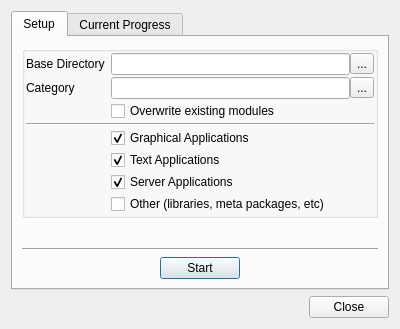
<?xml version="1.0" encoding="UTF-8"?>
<ui version="4.0">
 <class>BulkModuleDialog</class>
 <widget class="QDialog" name="BulkModuleDialog">
  <property name="geometry">
   <rect>
    <x>0</x>
    <y>0</y>
    <width>400</width>
    <height>308</height>
   </rect>
  </property>
  <property name="windowTitle">
   <string>EasyPBI: Bulk Creator</string>
  </property>
  <property name="windowIcon">
   <iconset resource="EasyPBI.qrc">
    <normaloff>:/png/icons/EasyPBIicon.png</normaloff>:/png/icons/EasyPBIicon.png</iconset>
  </property>
  <layout class="QVBoxLayout" name="verticalLayout">
   <item>
    <widget class="QTabWidget" name="tabWidget">
     <property name="currentIndex">
      <number>0</number>
     </property>
     <widget class="QWidget" name="tab_setup">
      <attribute name="icon">
       <iconset resource="EasyPBI.qrc">
        <normaloff>:/png/icons/config.png</normaloff>:/png/icons/config.png</iconset>
      </attribute>
      <attribute name="title">
       <string>Setup</string>
      </attribute>
      <layout class="QVBoxLayout" name="verticalLayout_3">
       <item>
        <widget class="QGroupBox" name="group_setup">
         <property name="title">
          <string/>
         </property>
         <layout class="QFormLayout" name="formLayout">
          <property name="verticalSpacing">
           <number>2</number>
          </property>
          <property name="margin">
           <number>1</number>
          </property>
          <item row="0" column="0">
           <widget class="QLabel" name="label">
            <property name="text">
             <string>Base Directory</string>
            </property>
           </widget>
          </item>
          <item row="0" column="1">
           <layout class="QHBoxLayout" name="horizontalLayout">
            <item>
             <widget class="QLineEdit" name="line_basedir">
              <property name="toolTip">
               <string>Base Directory in which to create modules</string>
              </property>
             </widget>
            </item>
            <item>
             <widget class="QToolButton" name="tool_getdir">
              <property name="text">
               <string>...</string>
              </property>
              <property name="icon">
               <iconset resource="EasyPBI.qrc">
                <normaloff>:/png/icons/search.png</normaloff>:/png/icons/search.png</iconset>
              </property>
             </widget>
            </item>
           </layout>
          </item>
          <item row="1" column="0">
           <widget class="QLabel" name="label_2">
            <property name="text">
             <string>Category</string>
            </property>
           </widget>
          </item>
          <item row="1" column="1">
           <layout class="QHBoxLayout" name="horizontalLayout_2">
            <item>
             <widget class="QLineEdit" name="line_category">
              <property name="toolTip">
               <string>Package category (will create/use this as module subdirectory)</string>
              </property>
             </widget>
            </item>
            <item>
             <widget class="QToolButton" name="tool_getcat">
              <property name="text">
               <string>...</string>
              </property>
              <property name="icon">
               <iconset resource="EasyPBI.qrc">
                <normaloff>:/png/icons/search.png</normaloff>:/png/icons/search.png</iconset>
              </property>
              <property name="popupMode">
               <enum>QToolButton::InstantPopup</enum>
              </property>
             </widget>
            </item>
           </layout>
          </item>
          <item row="2" column="1">
           <widget class="QCheckBox" name="check_overwrite">
            <property name="text">
             <string>Overwrite existing modules</string>
            </property>
           </widget>
          </item>
          <item row="4" column="1">
           <widget class="QCheckBox" name="check_graphical">
            <property name="text">
             <string>Graphical Applications</string>
            </property>
            <property name="checked">
             <bool>true</bool>
            </property>
           </widget>
          </item>
          <item row="5" column="1">
           <widget class="QCheckBox" name="check_text">
            <property name="text">
             <string>Text Applications</string>
            </property>
            <property name="checked">
             <bool>true</bool>
            </property>
           </widget>
          </item>
          <item row="6" column="1">
           <widget class="QCheckBox" name="check_server">
            <property name="text">
             <string>Server Applications</string>
            </property>
            <property name="checked">
             <bool>true</bool>
            </property>
           </widget>
          </item>
          <item row="3" column="0" colspan="2">
           <widget class="Line" name="line_2">
            <property name="orientation">
             <enum>Qt::Horizontal</enum>
            </property>
           </widget>
          </item>
          <item row="7" column="1">
           <widget class="QCheckBox" name="check_other">
            <property name="text">
             <string>Other (libraries, meta packages, etc)</string>
            </property>
           </widget>
          </item>
         </layout>
        </widget>
       </item>
       <item>
        <spacer name="verticalSpacer_2">
         <property name="orientation">
          <enum>Qt::Vertical</enum>
         </property>
         <property name="sizeHint" stdset="0">
          <size>
           <width>20</width>
           <height>40</height>
          </size>
         </property>
        </spacer>
       </item>
       <item>
        <widget class="Line" name="line">
         <property name="orientation">
          <enum>Qt::Horizontal</enum>
         </property>
        </widget>
       </item>
       <item>
        <layout class="QHBoxLayout" name="horizontalLayout_4">
         <item>
          <spacer name="horizontalSpacer_2">
           <property name="orientation">
            <enum>Qt::Horizontal</enum>
           </property>
           <property name="sizeHint" stdset="0">
            <size>
             <width>40</width>
             <height>20</height>
            </size>
           </property>
          </spacer>
         </item>
         <item>
          <widget class="QPushButton" name="push_start">
           <property name="text">
            <string>Start</string>
           </property>
           <property name="icon">
            <iconset resource="EasyPBI.qrc">
             <normaloff>:/png/icons/accept.png</normaloff>:/png/icons/accept.png</iconset>
           </property>
          </widget>
         </item>
         <item>
          <spacer name="horizontalSpacer_3">
           <property name="orientation">
            <enum>Qt::Horizontal</enum>
           </property>
           <property name="sizeHint" stdset="0">
            <size>
             <width>40</width>
             <height>20</height>
            </size>
           </property>
          </spacer>
         </item>
        </layout>
       </item>
      </layout>
     </widget>
     <widget class="QWidget" name="tab_run">
      <attribute name="title">
       <string>Current Progress</string>
      </attribute>
      <layout class="QVBoxLayout" name="verticalLayout_4">
       <item>
        <widget class="QLabel" name="label_status">
         <property name="text">
          <string notr="true">Current Progress</string>
         </property>
         <property name="alignment">
          <set>Qt::AlignCenter</set>
         </property>
        </widget>
       </item>
       <item>
        <widget class="QProgressBar" name="progressBar">
         <property name="maximum">
          <number>0</number>
         </property>
         <property name="value">
          <number>-1</number>
         </property>
         <property name="format">
          <string>%v/%m</string>
         </property>
        </widget>
       </item>
       <item>
        <widget class="QGroupBox" name="groupBox">
         <property name="title">
          <string>Statistics</string>
         </property>
         <layout class="QFormLayout" name="formLayout_2">
          <property name="labelAlignment">
           <set>Qt::AlignRight|Qt::AlignTrailing|Qt::AlignVCenter</set>
          </property>
          <property name="formAlignment">
           <set>Qt::AlignLeading|Qt::AlignLeft|Qt::AlignTop</set>
          </property>
          <property name="leftMargin">
           <number>35</number>
          </property>
          <item row="0" column="0">
           <widget class="QLabel" name="label_3">
            <property name="font">
             <font>
              <italic>true</italic>
             </font>
            </property>
            <property name="text">
             <string>New Graphical Modules:</string>
            </property>
           </widget>
          </item>
          <item row="1" column="0">
           <widget class="QLabel" name="label_4">
            <property name="font">
             <font>
              <italic>true</italic>
             </font>
            </property>
            <property name="text">
             <string>New Server Modules:</string>
            </property>
           </widget>
          </item>
          <item row="2" column="0">
           <widget class="QLabel" name="label_5">
            <property name="font">
             <font>
              <italic>true</italic>
             </font>
            </property>
            <property name="text">
             <string>New Text Modules:</string>
            </property>
           </widget>
          </item>
          <item row="4" column="0">
           <widget class="QLabel" name="label_6">
            <property name="font">
             <font>
              <italic>true</italic>
             </font>
            </property>
            <property name="text">
             <string>Pre-existing Modules:</string>
            </property>
           </widget>
          </item>
          <item row="5" column="0">
           <widget class="QLabel" name="label_7">
            <property name="font">
             <font>
              <italic>true</italic>
             </font>
            </property>
            <property name="text">
             <string>Invalid/Skipped:</string>
            </property>
           </widget>
          </item>
          <item row="0" column="1">
           <widget class="QLabel" name="label_graphicalnum">
            <property name="text">
             <string notr="true"/>
            </property>
           </widget>
          </item>
          <item row="1" column="1">
           <widget class="QLabel" name="label_servernum">
            <property name="text">
             <string/>
            </property>
           </widget>
          </item>
          <item row="2" column="1">
           <widget class="QLabel" name="label_textnum">
            <property name="text">
             <string/>
            </property>
           </widget>
          </item>
          <item row="4" column="1">
           <widget class="QLabel" name="label_skipnum">
            <property name="text">
             <string/>
            </property>
           </widget>
          </item>
          <item row="5" column="1">
           <widget class="QLabel" name="label_invalidnum">
            <property name="text">
             <string notr="true"/>
            </property>
           </widget>
          </item>
          <item row="3" column="0">
           <widget class="QLabel" name="label_8">
            <property name="font">
             <font>
              <italic>true</italic>
             </font>
            </property>
            <property name="text">
             <string>New Other Modules:</string>
            </property>
           </widget>
          </item>
          <item row="3" column="1">
           <widget class="QLabel" name="label_othernum">
            <property name="text">
             <string notr="true"/>
            </property>
           </widget>
          </item>
         </layout>
        </widget>
       </item>
       <item>
        <spacer name="verticalSpacer">
         <property name="orientation">
          <enum>Qt::Vertical</enum>
         </property>
         <property name="sizeHint" stdset="0">
          <size>
           <width>20</width>
           <height>109</height>
          </size>
         </property>
        </spacer>
       </item>
       <item>
        <layout class="QHBoxLayout" name="horizontalLayout_5">
         <item>
          <spacer name="horizontalSpacer_4">
           <property name="orientation">
            <enum>Qt::Horizontal</enum>
           </property>
           <property name="sizeHint" stdset="0">
            <size>
             <width>40</width>
             <height>20</height>
            </size>
           </property>
          </spacer>
         </item>
         <item>
          <widget class="QPushButton" name="push_stop">
           <property name="text">
            <string>Stop</string>
           </property>
           <property name="icon">
            <iconset resource="EasyPBI.qrc">
             <normaloff>:/png/icons/cancel.png</normaloff>:/png/icons/cancel.png</iconset>
           </property>
          </widget>
         </item>
         <item>
          <spacer name="horizontalSpacer_5">
           <property name="orientation">
            <enum>Qt::Horizontal</enum>
           </property>
           <property name="sizeHint" stdset="0">
            <size>
             <width>40</width>
             <height>20</height>
            </size>
           </property>
          </spacer>
         </item>
        </layout>
       </item>
      </layout>
     </widget>
    </widget>
   </item>
   <item>
    <layout class="QHBoxLayout" name="horizontalLayout_3">
     <item>
      <spacer name="horizontalSpacer">
       <property name="orientation">
        <enum>Qt::Horizontal</enum>
       </property>
       <property name="sizeHint" stdset="0">
        <size>
         <width>40</width>
         <height>20</height>
        </size>
       </property>
      </spacer>
     </item>
     <item>
      <widget class="QPushButton" name="push_close">
       <property name="text">
        <string>Close</string>
       </property>
       <property name="icon">
        <iconset resource="EasyPBI.qrc">
         <normaloff>:/png/icons/window-close.png</normaloff>:/png/icons/window-close.png</iconset>
       </property>
      </widget>
     </item>
    </layout>
   </item>
  </layout>
 </widget>
 <resources>
  <include location="EasyPBI.qrc"/>
 </resources>
 <connections/>
</ui>
